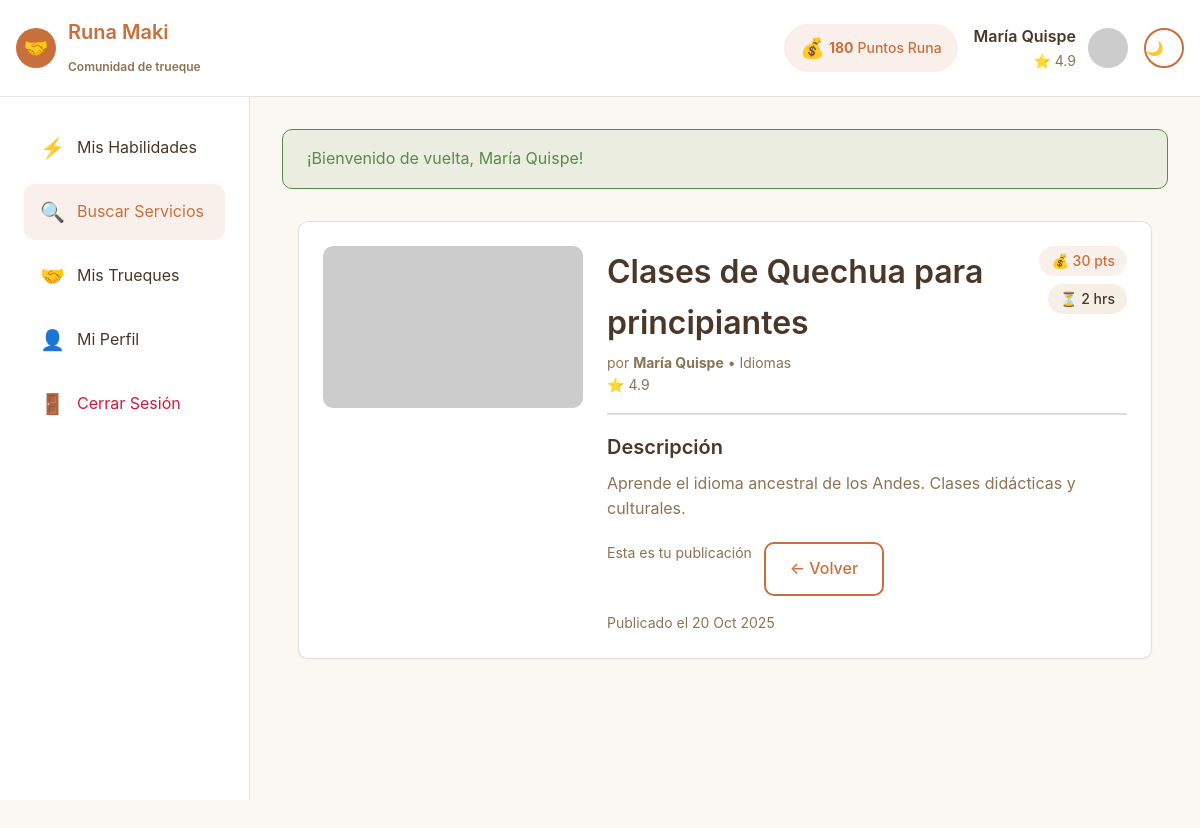
Page /index.php?page=habilidad-detalle&id=1 (signed in) on the committed database.
### tables this page shows
CREATE TABLE `habilidades` (
  `id` int(11) NOT NULL,
  `usuario_id` int(11) NOT NULL,
  `categoria_id` int(11) NOT NULL,
  `titulo` varchar(150) NOT NULL,
  `descripcion` text NOT NULL,
  `horas_ofrecidas` int(11) NOT NULL,
  `puntos_sugeridos` int(11) NOT NULL,
  `imagen` varchar(255) DEFAULT NULL,
  `estado` enum('pendiente','aprobado','rechazado') DEFAULT 'aprobado',
  `visitas` int(11) DEFAULT 0,
  `fecha_creacion` timestamp NOT NULL DEFAULT current_timestamp(),
  `fecha_actualizacion` timestamp NOT NULL DEFAULT current_timestamp() ON UPDATE current_timestamp()
);

CREATE TABLE `usuarios` (
  `id` int(11) NOT NULL,
  `nombre` varchar(100) NOT NULL,
  `email` varchar(100) NOT NULL,
  `password_hash` varchar(255) NOT NULL,
  `avatar` varchar(255) DEFAULT NULL,
  `puntos_runa` int(11) DEFAULT 100,
  `reputacion` decimal(3,2) DEFAULT 5.00,
  `nivel` varchar(50) DEFAULT 'Principiante',
  `estado` enum('activo','suspendido','inactivo') DEFAULT 'activo',
  `rol` enum('usuario','admin') DEFAULT 'usuario',
  `ubicacion` varchar(100) DEFAULT 'Cusco, Perú',
  `fecha_registro` timestamp NOT NULL DEFAULT current_timestamp(),
  `ultima_conexion` timestamp NULL DEFAULT NULL
);

CREATE TABLE `categorias` (
  `id` int(11) NOT NULL,
  `nombre` varchar(50) NOT NULL,
  `descripcion` text DEFAULT NULL,
  `icono` varchar(50) DEFAULT NULL,
  `color` varchar(20) DEFAULT NULL,
  `activo` tinyint(1) DEFAULT 1,
  `fecha_creacion` timestamp NOT NULL DEFAULT current_timestamp()
);

### helpers/functions.php (called while the page is built, shortened)
<?php
function isAuthenticated() {
    return isset($_SESSION['usuario_id']);
}
function getCurrentUserId() {
    return $_SESSION['usuario_id'] ?? null;
}
function view($viewName, $data = []) {
    extract($data);
    require_once ROOT_PATH . "/views/{$viewName}.php";
}
function e($string) {
    return htmlspecialchars((string)$string, ENT_QUOTES, 'UTF-8');
}

### controllers/HabilidadController.php (called while the page is built, shortened)
<?php
class HabilidadController {
    private $habilidadModel;
    public function __construct() {
        $this->habilidadModel = new Habilidad();
    }
    public function detalle() {
        $id = (int)($_GET['id'] ?? 0);
        $habilidad = $this->habilidadModel->obtenerPorId($id);
        $this->habilidadModel->incrementarVisitas($id);
        $usuarioModel = new Usuario();
        $categoriaModel = new Categoria();
        $usuario = $usuarioModel->obtenerPorId($habilidad['usuario_id']);
        $categoria = $categoriaModel->obtenerPorId($habilidad['categoria_id']);
        $mis_habilidades = [];
        $currentUserId = getCurrentUserId();
        if (isAuthenticated() && $currentUserId !== 'guest') {
            $mis_habilidades = $this->habilidadModel->listarPorUsuario($currentUserId);
        }
        $data = [
            'habilidad' => $habilidad,
            'usuario' => $usuario,
            'categoria' => $categoria,
            'mis_habilidades' => $mis_habilidades
        ];
        view('habilidades/detalle', $data);
    }
}

### config/config.php (called while the page is built, shortened)
<?php
spl_autoload_register(function ($class) {
    $paths = [
        ROOT_PATH . '/models/',
        ROOT_PATH . '/controllers/',
        ROOT_PATH . '/config/'
    ];
    foreach ($paths as $path) {
        $file = $path . $class . '.php';
        if (file_exists($file)) {
            return;
        }
    }
});
require_once ROOT_PATH . '/helpers/functions.php';

### config/database.php (called while the page is built, shortened)
<?php
class Database {
    private static $instance = null;
    private $connection;
    private $host = 'localhost';
    private $database = 'runamaki';
    private $username = 'root';
    private $password = '';
    private $charset = 'utf8mb4';
    private function __construct() {
        try {
            $dsn = "mysql:host={$this->host};dbname={$this->database};charset={$this->charset}";
            $options = [
                PDO::ATTR_ERRMODE            => PDO::ERRMODE_EXCEPTION,
                PDO::ATTR_DEFAULT_FETCH_MODE => PDO::FETCH_ASSOC,
                PDO::ATTR_EMULATE_PREPARES   => true,
            ];
            $this->connection = new PDO($dsn, $this->username, $this->password, $options);
        } catch (PDOException $e) {
            die("Error de conexión a la base de datos: " . $e->getMessage());
        }
    }
    public static function getInstance() {
        if (self::$instance === null) {
            self::$instance = new self();
        }
        return self::$instance;
    }
    public function getConnection() {
        return $this->connection;
    }
}

### models/Habilidad.php (called while the page is built, shortened)
<?php
class Habilidad {
    private $conn;
    public function __construct() {
        $this->db = Database::getInstance();
        $this->conn = $this->db->getConnection();
    }
    public function obtenerPorId($id) {
        $sql = "SELECT h.*, c.nombre as categoria_nombre, c.icono as categoria_icono,
                u.nombre as usuario_nombre, u.reputacion as usuario_reputacion
                FROM habilidades h
                INNER JOIN categorias c ON h.categoria_id = c.id
                INNER JOIN usuarios u ON h.usuario_id = u.id
                WHERE h.id = :id";
        $stmt = $this->conn->prepare($sql);
        $stmt->bindParam(':id', $id);
        $stmt->execute();
        return $stmt->fetch();
    }
}

### models/Usuario.php (called while the page is built, shortened)
<?php
class Usuario {
    private $conn;
    public function __construct() {
        $this->db = Database::getInstance();
        $this->conn = $this->db->getConnection();
    }
    public function obtenerPorId($id) {
        $sql = "SELECT u.*,
                COUNT(DISTINCT t.id) as total_trueques,
                COUNT(DISTINCT h.id) as total_habilidades
                FROM usuarios u
                LEFT JOIN trueques t ON (t.usuario_ofrece_id = u.id OR t.usuario_recibe_id = u.id)
                                     AND t.estado = 'completado'
                LEFT JOIN habilidades h ON h.usuario_id = u.id AND h.estado = 'aprobado'
                WHERE u.id = :id
                GROUP BY u.id";
        $stmt = $this->conn->prepare($sql);
        $stmt->bindParam(':id', $id);
        $stmt->execute();
        return $stmt->fetch();
    }
}

### models/Categoria.php (called while the page is built, shortened)
<?php
class Categoria {
    private $conn;
    public function __construct() {
        $this->db = Database::getInstance();
        $this->conn = $this->db->getConnection();
    }
    public function obtenerPorId($id) {
        $sql = "SELECT * FROM categorias WHERE id = :id";
        $stmt = $this->conn->prepare($sql);
        $stmt->bindParam(':id', $id);
        $stmt->execute();
        return $stmt->fetch();
    }
}

### views/habilidades/detalle.php (the view, shortened to what this page needs)
<?php
require_once ROOT_PATH . '/views/layout/header.php';
?>
<div class="container">
    <div class="card" style="padding: 1.5rem;">
        <div style="display: grid; grid-template-columns: 1fr 2fr; gap: 1.5rem; align-items: start;">
            <div>
                <?php
                    $gallery = [];
                    $mainImg = $gallery[0] ?? 'https://via.placeholder.com/800x500';
                ?>
                <img id="mainImage" src="<?= e($mainImg) ?>" alt="<?= e($habilidad['titulo'] ?? 'Habilidad') ?>" style="width: 100%; border-radius: var(--radius); object-fit: cover;">
            </div>
            <div>
                <div style="display:flex; justify-content: space-between; align-items: start; gap: 1rem;">
                    <div>
                        <h1 style="margin:0 0 0.25rem 0;"><?= e($habilidad['titulo'] ?? 'Título de la habilidad') ?></h1>
                        <p class="text-sm text-muted" style="margin:0;">por <strong><a href="index.php?page=perfil&user_id=<?= $habilidad['usuario_id'] ?? '' ?>" style="color:inherit; text-decoration: none;"><?= e($usuario['nombre'] ?? 'Usuario') ?></a></strong> • <?= e($categoria['nombre'] ?? 'Categoría') ?></p>
                        <p class="text-sm text-muted" style="margin:0;">⭐ <?= number_format((float)($usuario['reputacion'] ?? 0.0), 1) ?></p>
                    </div>
                    <div style="text-align: right;">
                        <div class="badge badge-primary">💰 <?= isset($habilidad['puntos_sugeridos']) ? (int)$habilidad['puntos_sugeridos'] : 0 ?> pts</div>
                        <div style="margin-top:0.5rem;" class="badge">⏳ <?= isset($habilidad['horas_ofrecidas']) ? (int)$habilidad['horas_ofrecidas'] : 1 ?> hrs</div>
                    </div>
                </div>
                <hr style="margin: 1rem 0; border-color: var(--border-color);">
                <div>
                    <h3 style="margin-bottom:0.5rem;">Descripción</h3>
                    <p class="text-muted" style="line-height:1.6;">
                        <?= nl2br(e($habilidad['descripcion'] ?? 'Sin descripción disponible')) ?>
                    </p>
                </div>
                <div style="display:flex; gap:0.75rem; margin-top:1.25rem;">
                    <?php
                    $currentUserId = getCurrentUserId();
                    $isGuest = !isAuthenticated() || $currentUserId === 'guest';
                    $isAuthor = isset($habilidad['usuario_id']) && $currentUserId == $habilidad['usuario_id'];
                    ?>
                    <?php if (!$isGuest && !$isAuthor): ?>
                        <button class="btn btn-primary" onclick="document.getElementById('modalTrueque').style.display='flex'">Solicitar Trueque</button>
                    <?php elseif ($isAuthor): ?>
                        <span class="text-sm text-muted">Esta es tu publicación</span>
                    <?php else: ?>
                        <a href="index.php?page=login" class="btn btn-primary">Inicia sesión para solicitar</a>
                    <?php endif; ?>
                    <a href="index.php?page=habilidades" class="btn btn-outline">← Volver</a>
                </div>
                <?php if (!empty($habilidad['fecha_creacion'])): ?>
                <div class="text-sm text-muted" style="margin-top:1rem;">Publicado el <?= date('d M Y', strtotime($habilidad['fecha_creacion'])) ?></div>
                <?php endif; ?>
            </div>
        </div>
    </div>
</div>
<?php require_once ROOT_PATH . '/views/layout/footer.php'; ?>

### public/css/styles.css (style rules this page uses)
:root { --color-primary: #C86F3C; --color-secondary: #D4A574; --color-accent: #5A8B4A; --color-tierra: #8B7355; --color-marron: #4A3728; --bg-main: #FBF8F3; --bg-card: #ffffff; --bg-muted: #F5EFE6; --text-primary: #4A3728; --text-secondary: #8B7355; --text-muted: #B8A490; --border-color: rgba(74, 55, 40, 0.15); --radius: 10px; --shadow-sm: 0 1px 2px rgba(74, 55, 40, 0.05); --shadow-md: 0 4px 6px rgba(74, 55, 40, 0.1); --shadow-lg: 0 10px 15px rgba(74, 55, 40, 0.15); }
* { margin: 0; padding: 0; box-sizing: border-box; }
body { font-family: 'Nunito', 'Montserrat', -apple-system, BlinkMacSystemFont, 'Segoe UI', sans-serif; background-color: var(--bg-main); color: var(--text-primary); line-height: 1.6; font-size: 16px; }
h1 { font-size: 2rem; font-weight: 600; margin-bottom: 0.5rem; color: var(--text-primary); }
h3 { font-size: 1.25rem; font-weight: 600; margin-bottom: 0.5rem; }
p { margin-bottom: 1rem; }
a { color: var(--color-primary); text-decoration: none; transition: color 0.3s; }
.container { max-width: 1200px; margin: 0 auto; padding: 0 1rem; }
.btn { display: inline-flex; align-items: center; gap: 0.5rem; padding: 0.75rem 1.5rem; border: none; border-radius: var(--radius); font-size: 1rem; font-weight: 500; cursor: pointer; transition: all 0.3s; text-decoration: none; }
.btn-outline { background-color: transparent; border: 2px solid var(--color-primary); color: var(--color-primary); }
.card { background-color: var(--bg-card); border: 1px solid var(--border-color); border-radius: var(--radius); padding: 1.5rem; box-shadow: var(--shadow-sm); transition: all 0.3s; }
.badge { display: inline-flex; align-items: center; gap: 0.25rem; padding: 0.25rem 0.75rem; background-color: var(--bg-muted); color: var(--text-primary); border-radius: 999px; font-size: 0.875rem; font-weight: 500; }
.badge-primary { background-color: rgba(200, 111, 60, 0.1); color: var(--color-primary); }
.text-muted { color: var(--text-secondary); }
.text-sm { font-size: 0.875rem; }

### rows in the picture
habilidades: titulo "Clases de Quechua para principiantes", puntos_sugeridos "30", horas_ofrecidas "2", descripcion "Aprende el idioma ancestral de los Andes. Clases didácticas y culturales.", fecha_creacion "20 Oct 2025"
usuarios: nombre "María Quispe", reputacion "4.9"
categorias: nombre "Idiomas"

### other values in the picture
$_SESSION['puntos_runa'] "180"
$_SESSION['nombre'] "María Quispe"
$_SESSION['reputacion'] "4.9"
$flash['message'] "¡Bienvenido de vuelta, María Quispe!"
